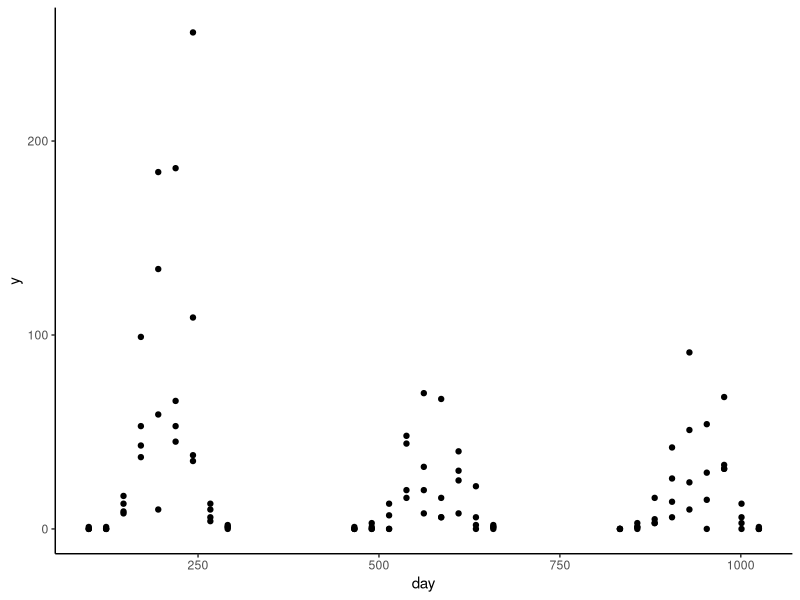
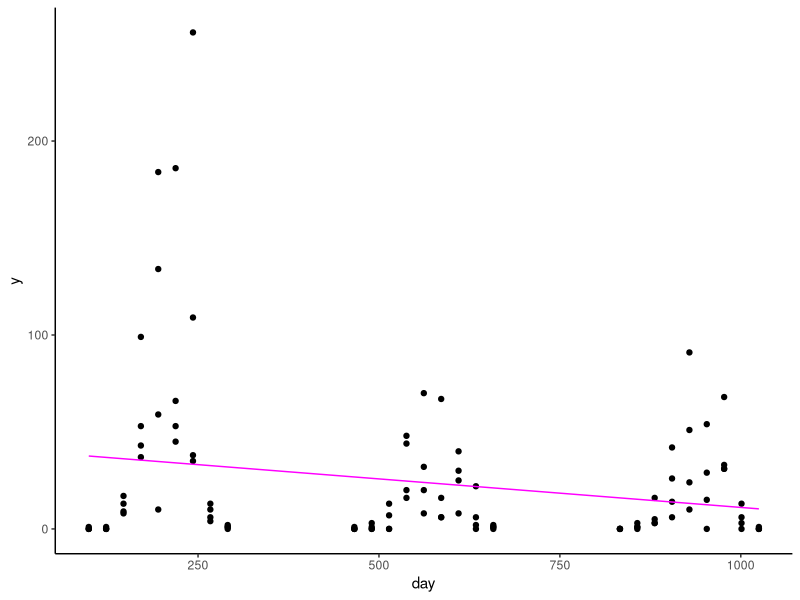
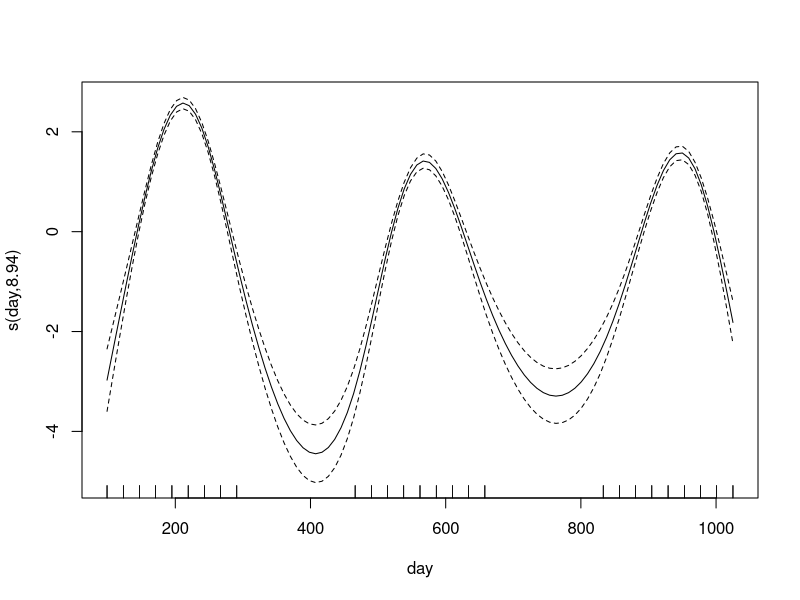
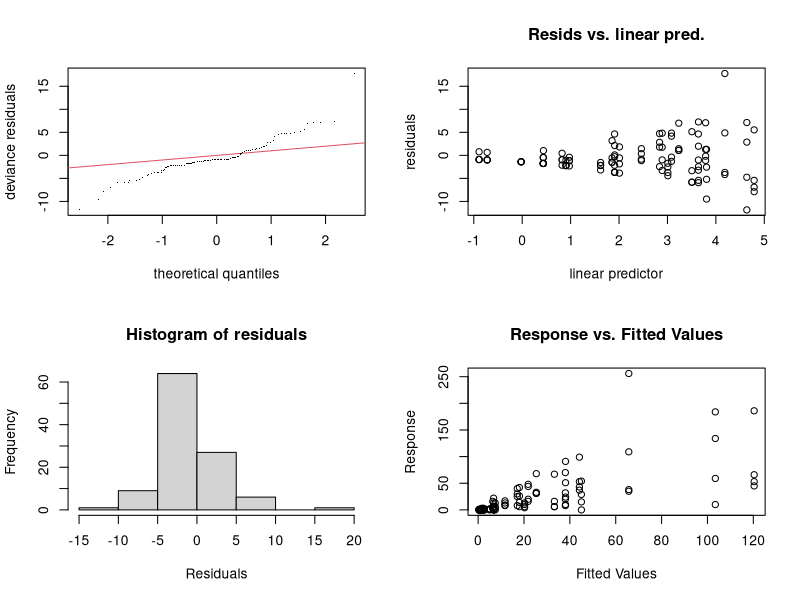
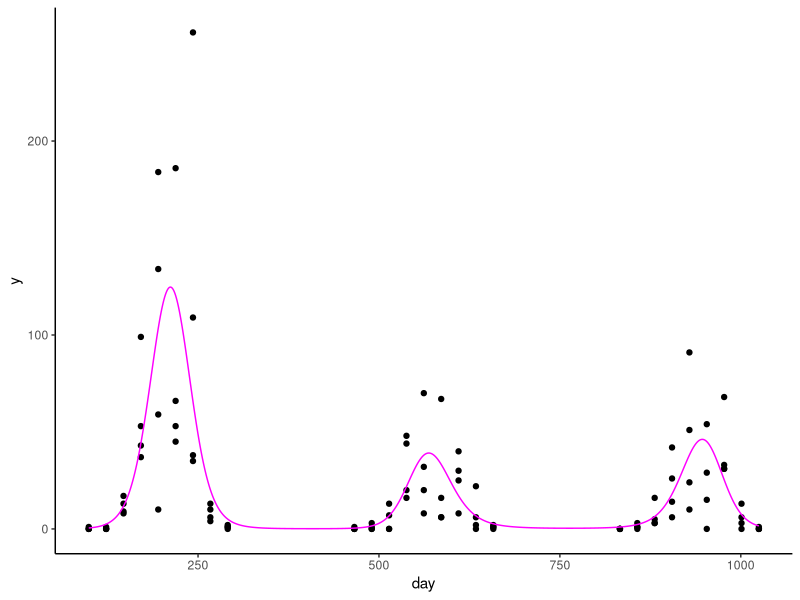
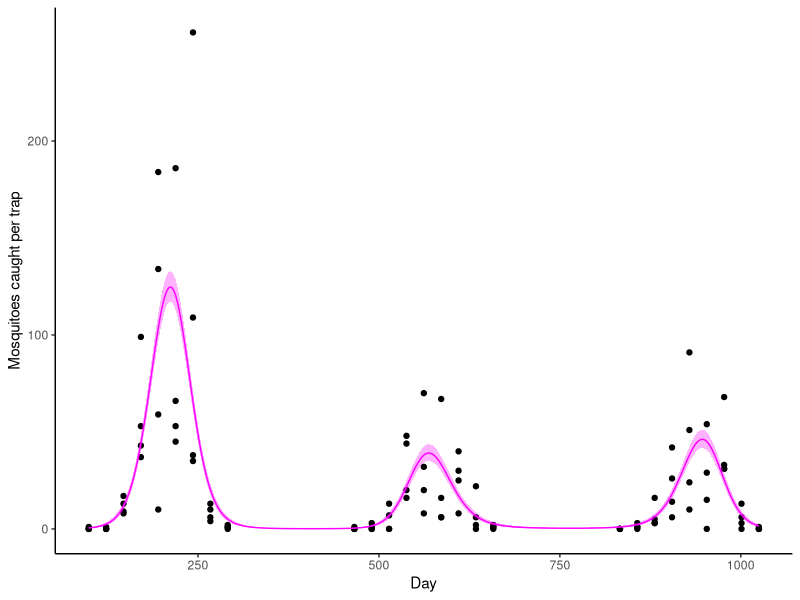
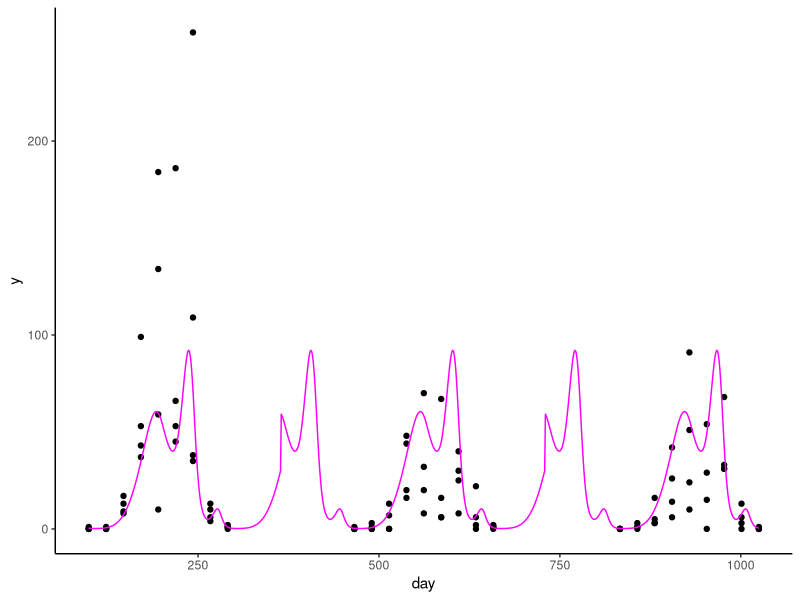
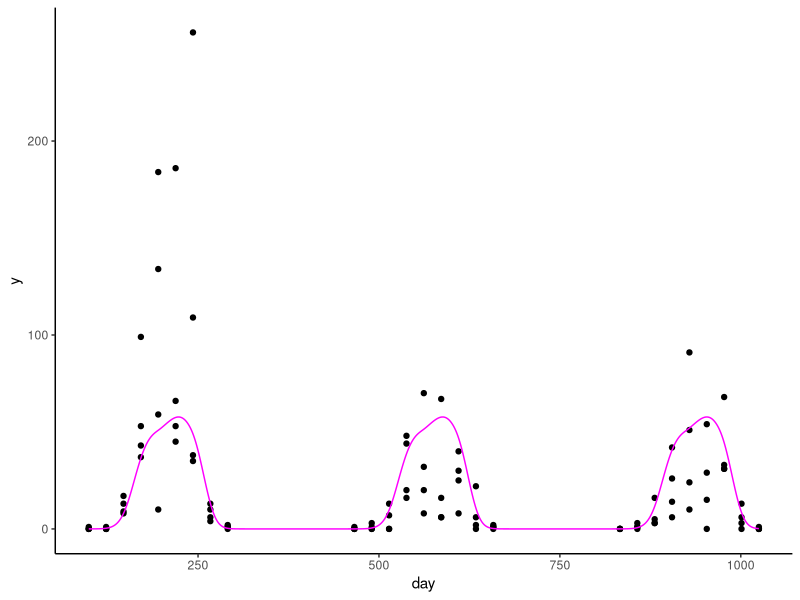

Generate these figures, in order, with R:
#useful reference: https://noamross.github.io/gams-in-r-course/

library(ggplot2)
library(lme4)
library(mgcv)

#The data here is simulated data for mosquito 
# collections, to estimate the Human Biting Rate (HBR)
df <- read.csv('data/HBR_data.csv')

head(df)

table(df$Village)

#notice 'day of year' resets for each year, so we might want another time variable 
# here

df$day <- df$day_of_year + 365 * (df$year - 2021)

#For now, let's look at data from one village (Village_5)

df2 <- df[df$Village=='Village_5',]

#Here, 'y' is the number of mosquitoes caught per trap per night
table(df2$y)

ggplot(df2) + geom_point(aes(x = day, y = y)) + theme_classic()

#Try a linear model. (we could also write this as a poisson model, for count data, as a glm...)
m1 <- lm(y ~ day, data = df2)
summary(m1)

#Let's add the model to the plot
ggplot(df2) + geom_point(aes(x = day, y = y)) + theme_classic() + 
  geom_function(fun = function(x) m1$coefficients[[1]] + m1$coefficients[[2]] * x,
                color = 'magenta')

#Let's try a gam model
mod_g <- gam(y ~ s(day, k = 10), data = df2, family = poisson, method = "REML")
summary(mod_g)

#Things to look for in the summary: the edf for each spline (here we just have one spline, for 'day')
# if edf is equal to 1 (or close to 1), this indicates that the spline is (more-or-less) linear.
# This probably indicates that we can include it in the model as a linear term,
# and we don't need to use the spline. 

#We can also plot the spline (note: this is on the model scale )
plot(mod_g, rug = T)

# The function gam.check() can help us to see if k is too low
# if the k-index is below 1 and the edf is close to k', then 
# it could be useful to increase the value of k, and re-fit the model
# Note: inside gam.check, a significant p value indicates k is too low,
# it doesn't tell us about whether a term should be included in the model...
gam.check(mod_g)

#Now, we try to use the predict function to extract model predictions
min(df2$day)
max(df2$day)
new_dat <- data.frame('day' = seq(99,1025))
yy <- predict(mod_g, newdata = new_dat, type = 'response')

new_dat$pred <- yy

ggplot(df2) + geom_point(aes(x = day, y = y)) + theme_classic() + 
  geom_line(data = new_dat, aes(x = day, y = pred), color = 'magenta')

#For the 95% CIs, we'll need the predictions on the 'link' (model) scale
yy2 <- predict(mod_g, newdata = new_dat, type = 'link', se.fit = T)

new_dat$pred_ci1 <- exp(yy2$fit - 1.96*yy2$se.fit)
new_dat$pred_ci2 <- exp(yy2$fit + 1.96*yy2$se.fit)

ggplot(df2) + geom_point(aes(x = day, y = y)) + theme_classic() + 
  geom_line(data = new_dat, aes(x = day, y = pred), color = 'magenta') + 
  geom_ribbon(data = new_dat, aes(x = day, ymin = pred_ci1, ymax = pred_ci2), 
              fill = 'magenta', alpha = .3) + xlab('Day') + 
  ylab('Mosquitoes caught per trap')



## Utilising information on seasonality

#So far, we are not utilising seasonality in the model- the gam() does not know 
# that we have data from 3 years. We can change this, using a periodic spline,
# by setting bs = 'cc', like this: 

#Notice that I am using 'day_in_year' now!
mod_g2 <- gam(y ~ s(day_of_year, k = 11, bs = 'cc'), data = df2, family = poisson, method = "REML")
summary(mod_g2)

#Now let's use predict(). It'll be useful to have 'day' here too, for plotting
new_dat2 <- data.frame('day' = seq(99,1025))
new_dat2$day_of_year <- new_dat2$day %% 365

#View the data. What does the '%%' operator do?
#View(new_dat2)

yy2 <- predict(mod_g2, newdata = new_dat2, type = 'response')

new_dat2$pred <- yy2

# Now plot: 
ggplot(df2) + geom_point(aes(x = day, y = y)) + theme_classic() + 
  geom_line(data = new_dat2, aes(x = day, y = pred), color = 'magenta')

# How strange! This is not what we want: because we are missing data from the 
# dry season, the model has not correctly inferred the periodicity.

#Fortunately, we can provide the information to the model
#Period is from 0 to 365
mod_g3 <- gam(y ~ s(day_of_year, k = 7, bs = 'cc'), data = df2, 
              family = poisson, knots = list(day_of_year = c(0,365)),
              method = "REML")
summary(mod_g3)

yy2 <- predict(mod_g3, newdata = new_dat2, type = 'response')

new_dat2$pred <- yy2

# Now plot: 
ggplot(df2) + geom_point(aes(x = day, y = y)) + theme_classic() + 
  geom_line(data = new_dat2, aes(x = day, y = pred), color = 'magenta')


#Ok, now the model knows about the seasonality.
# However, it is not necessarily the case that we expect the same numbers of 
# mosquitoes each year. Let's add that information to the model:

mod_g4 <- gam(y ~ factor(year) + s(day_of_year, k = 7, bs = 'cc'), data = df2, 
              family = poisson, knots = list(day_of_year = c(0,365)), method = "REML")
summary(mod_g4)

#We see that there are some significant differences!
# Let's make some predictions
# It'll be useful to have 'day' here too, for plotting
new_dat3 <- data.frame('day' = seq(99,1025))
new_dat3$day_of_year <- new_dat3$day %% 365

new_dat3$year <- 2021
new_dat3[new_dat3$day > 365 & new_dat3$day <= 730 ,]$year <- 2022
new_dat3[new_dat3$day > 730,]$year <- 2023
new_dat3$year <- as.factor(new_dat3$year)

yy3 <- predict(mod_g4, newdata = new_dat3, type = 'response')

new_dat3$pred <- yy3

# Now plot: 
# Now we see the model expects different magnitudes of mosquito population
# each year.
ggplot(df2) + geom_point(aes(x = day, y = y)) + theme_classic() + 
  geom_line(data = new_dat3, aes(x = day, y = pred), color = 'magenta')

ggplot(df) + geom_point(aes(x = day, y = y, color = District)) + theme_classic() + 
  geom_line(data = new_dat3, aes(x = day, y = pred), color = 'magenta')


##################################################################################
# We can also fit a model using the negative binomial distribution

# here is a model in terms of day
nb_model <- gam(y ~ s(day, k = 10), data = df2, family = nb(), method="REML")

# View model summary
summary(nb_model)

# Extract the estimated theta value (this is the dispersion parameter)
nb_model$family$getTheta()

#And here's a model where we incorporate seasonality
nb_model2 <- gam(y ~ factor(year) + s(day_of_year, k = 7, bs = 'cc'), data = df2, 
              family = nb(), knots = list(day_of_year = c(0,365)), method = "REML")
summary(nb_model2)

#now let's predict
new_dat_nb2 <- data.frame('day' = seq(99,1025))
new_dat_nb2$day_of_year <- new_dat_nb2$day %% 365

new_dat_nb2$year <- 2021
new_dat_nb2[new_dat_nb2$day > 365 & new_dat_nb2$day <= 730 ,]$year <- 2022
new_dat_nb2[new_dat_nb2$day > 730,]$year <- 2023
new_dat_nb2$year <- as.factor(new_dat_nb2$year)

yy_nb2 <- predict(nb_model2, newdata = new_dat_nb2, type = 'response')


new_dat_nb2$pred <- yy_nb2

# Now plot: 
# Now, we see the model expects different magnitudes of mosquito population
# each year.
ggplot(df2) + geom_point(aes(x = day, y = y)) + theme_classic() + 
  geom_line(data = new_dat_nb2, aes(x = day, y = pred), color = 'magenta')
